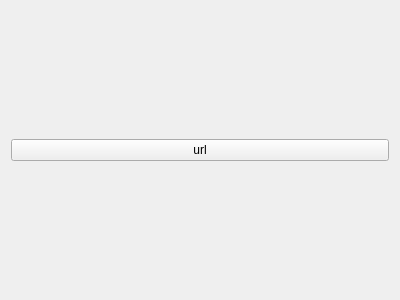
<?xml version="1.0" encoding="UTF-8"?>
<ui version="4.0">
 <class>DailyWorkForm</class>
 <widget class="QWidget" name="DailyWorkForm">
  <property name="geometry">
   <rect>
    <x>0</x>
    <y>0</y>
    <width>400</width>
    <height>300</height>
   </rect>
  </property>
  <property name="windowTitle">
   <string>Form</string>
  </property>
  <layout class="QVBoxLayout" name="verticalLayout">
   <item>
    <widget class="QPushButton" name="pushButton">
     <property name="text">
      <string>url</string>
     </property>
    </widget>
   </item>
  </layout>
 </widget>
 <resources/>
 <connections/>
</ui>
